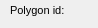
      <widget class="QWidget" name="page_24">
       <property name="geometry">
        <rect>
         <x>0</x>
         <y>0</y>
         <width>98</width>
         <height>28</height>
        </rect>
       </property>
       <attribute name="label">
        <string>Specific information</string>
       </attribute>
       <widget class="QLabel" name="label_siphon">
        <property name="geometry">
         <rect>
          <x>10</x>
          <y>75</y>
          <width>91</width>
          <height>22</height>
         </rect>
        </property>
        <property name="font">
         <font>
          <pointsize>8</pointsize>
         </font>
        </property>
        <property name="frameShape">
         <enum>QFrame::NoFrame</enum>
        </property>
        <property name="frameShadow">
         <enum>QFrame::Plain</enum>
        </property>
        <property name="text">
         <string>Siphon:</string>
        </property>
        <property name="textFormat">
         <enum>Qt::AutoText</enum>
        </property>
        <property name="scaledContents">
         <bool>false</bool>
        </property>
        <property name="alignment">
         <set>Qt::AlignLeading|Qt::AlignLeft|Qt::AlignVCenter</set>
        </property>
        <property name="margin">
         <number>3</number>
        </property>
       </widget>
       <widget class="QLabel" name="label_units">
        <property name="geometry">
         <rect>
          <x>280</x>
          <y>25</y>
          <width>91</width>
          <height>22</height>
         </rect>
        </property>
        <property name="font">
         <font>
          <pointsize>8</pointsize>
         </font>
        </property>
        <property name="frameShape">
         <enum>QFrame::NoFrame</enum>
        </property>
        <property name="frameShadow">
         <enum>QFrame::Plain</enum>
        </property>
        <property name="text">
         <string>Units:</string>
        </property>
        <property name="textFormat">
         <enum>Qt::AutoText</enum>
        </property>
        <property name="scaledContents">
         <bool>false</bool>
        </property>
        <property name="alignment">
         <set>Qt::AlignLeading|Qt::AlignLeft|Qt::AlignVCenter</set>
        </property>
        <property name="margin">
         <number>3</number>
        </property>
       </widget>
       <widget class="QLineEdit" name="units">
        <property name="geometry">
         <rect>
          <x>380</x>
          <y>25</y>
          <width>160</width>
          <height>18</height>
         </rect>
        </property>
        <property name="inputMask">
         <string/>
        </property>
        <property name="text">
         <string/>
        </property>
        <property name="frame">
         <bool>true</bool>
        </property>
       </widget>
       <widget class="QLabel" name="label_groove">
        <property name="geometry">
         <rect>
          <x>160</x>
          <y>73</y>
          <width>91</width>
          <height>22</height>
         </rect>
        </property>
        <property name="font">
         <font>
          <pointsize>8</pointsize>
         </font>
        </property>
        <property name="frameShape">
         <enum>QFrame::NoFrame</enum>
        </property>
        <property name="frameShadow">
         <enum>QFrame::Plain</enum>
        </property>
        <property name="text">
         <string>Groove:</string>
        </property>
        <property name="textFormat">
         <enum>Qt::AutoText</enum>
        </property>
        <property name="scaledContents">
         <bool>false</bool>
        </property>
        <property name="alignment">
         <set>Qt::AlignLeading|Qt::AlignLeft|Qt::AlignVCenter</set>
        </property>
        <property name="margin">
         <number>3</number>
        </property>
       </widget>
       <widget class="QLineEdit" name="postnumber">
        <property name="geometry">
         <rect>
          <x>380</x>
          <y>0</y>
          <width>160</width>
          <height>18</height>
         </rect>
        </property>
        <property name="inputMask">
         <string/>
        </property>
        <property name="text">
         <string/>
        </property>
        <property name="frame">
         <bool>true</bool>
        </property>
       </widget>
       <widget class="QLabel" name="label_postnumber">
        <property name="geometry">
         <rect>
          <x>280</x>
          <y>0</y>
          <width>86</width>
          <height>22</height>
         </rect>
        </property>
        <property name="font">
         <font>
          <pointsize>8</pointsize>
         </font>
        </property>
        <property name="frameShape">
         <enum>QFrame::NoFrame</enum>
        </property>
        <property name="frameShadow">
         <enum>QFrame::Plain</enum>
        </property>
        <property name="text">
         <string>Postnumber:</string>
        </property>
        <property name="textFormat">
         <enum>Qt::AutoText</enum>
        </property>
        <property name="scaledContents">
         <bool>false</bool>
        </property>
        <property name="alignment">
         <set>Qt::AlignLeading|Qt::AlignLeft|Qt::AlignVCenter</set>
        </property>
        <property name="margin">
         <number>3</number>
        </property>
       </widget>
       <widget class="QCheckBox" name="groove">
        <property name="geometry">
         <rect>
          <x>250</x>
          <y>75</y>
          <width>27</width>
          <height>17</height>
         </rect>
        </property>
        <property name="text">
         <string/>
        </property>
       </widget>
       <widget class="QLineEdit" name="sander_depth">
        <property name="geometry">
         <rect>
          <x>110</x>
          <y>24</y>
          <width>160</width>
          <height>18</height>
         </rect>
        </property>
        <property name="inputMask">
         <string/>
        </property>
        <property name="text">
         <string/>
        </property>
        <property name="frame">
         <bool>true</bool>
        </property>
       </widget>
       <widget class="QCheckBox" name="siphon">
        <property name="geometry">
         <rect>
          <x>110</x>
          <y>75</y>
          <width>46</width>
          <height>17</height>
         </rect>
        </property>
        <property name="text">
         <string/>
        </property>
       </widget>
       <widget class="QLabel" name="label_sander_depth">
        <property name="geometry">
         <rect>
          <x>10</x>
          <y>24</y>
          <width>81</width>
          <height>22</height>
         </rect>
        </property>
        <property name="font">
         <font>
          <pointsize>8</pointsize>
         </font>
        </property>
        <property name="frameShape">
         <enum>QFrame::NoFrame</enum>
        </property>
        <property name="frameShadow">
         <enum>QFrame::Plain</enum>
        </property>
        <property name="text">
         <string>Sander depth:</string>
        </property>
        <property name="textFormat">
         <enum>Qt::AutoText</enum>
        </property>
        <property name="scaledContents">
         <bool>false</bool>
        </property>
        <property name="alignment">
         <set>Qt::AlignLeading|Qt::AlignLeft|Qt::AlignVCenter</set>
        </property>
        <property name="margin">
         <number>3</number>
        </property>
       </widget>
       <widget class="QLineEdit" name="pol_id">
        <property name="geometry">
         <rect>
          <x>110</x>
          <y>0</y>
          <width>160</width>
          <height>18</height>
         </rect>
        </property>
        <property name="inputMask">
         <string/>
        </property>
        <property name="text">
         <string/>
        </property>
        <property name="frame">
         <bool>true</bool>
        </property>
       </widget>
       <widget class="QLabel" name="label_pol_id">
        <property name="geometry">
         <rect>
          <x>10</x>
          <y>-1</y>
          <width>91</width>
          <height>22</height>
         </rect>
        </property>
        <property name="font">
         <font>
          <pointsize>8</pointsize>
         </font>
        </property>
        <property name="frameShape">
         <enum>QFrame::NoFrame</enum>
        </property>
        <property name="frameShadow">
         <enum>QFrame::Plain</enum>
        </property>
        <property name="text">
         <string>Polygon id:</string>
        </property>
        <property name="textFormat">
         <enum>Qt::AutoText</enum>
        </property>
        <property name="scaledContents">
         <bool>false</bool>
        </property>
        <property name="alignment">
         <set>Qt::AlignLeading|Qt::AlignLeft|Qt::AlignVCenter</set>
        </property>
        <property name="margin">
         <number>3</number>
        </property>
       </widget>
       <widget class="QLabel" name="label_gratecat_id">
        <property name="geometry">
         <rect>
          <x>10</x>
          <y>50</y>
          <width>91</width>
          <height>22</height>
         </rect>
        </property>
        <property name="font">
         <font>
          <pointsize>8</pointsize>
         </font>
        </property>
        <property name="frameShape">
         <enum>QFrame::NoFrame</enum>
        </property>
        <property name="frameShadow">
         <enum>QFrame::Plain</enum>
        </property>
        <property name="text">
         <string>Gratecat id:</string>
        </property>
        <property name="textFormat">
         <enum>Qt::AutoText</enum>
        </property>
        <property name="scaledContents">
         <bool>false</bool>
        </property>
        <property name="alignment">
         <set>Qt::AlignLeading|Qt::AlignLeft|Qt::AlignVCenter</set>
        </property>
        <property name="margin">
         <number>3</number>
        </property>
       </widget>
       <widget class="QComboBox" name="gratecat_id">
        <property name="geometry">
         <rect>
          <x>110</x>
          <y>50</y>
          <width>160</width>
          <height>18</height>
         </rect>
        </property>
       </widget>
      </widget>
